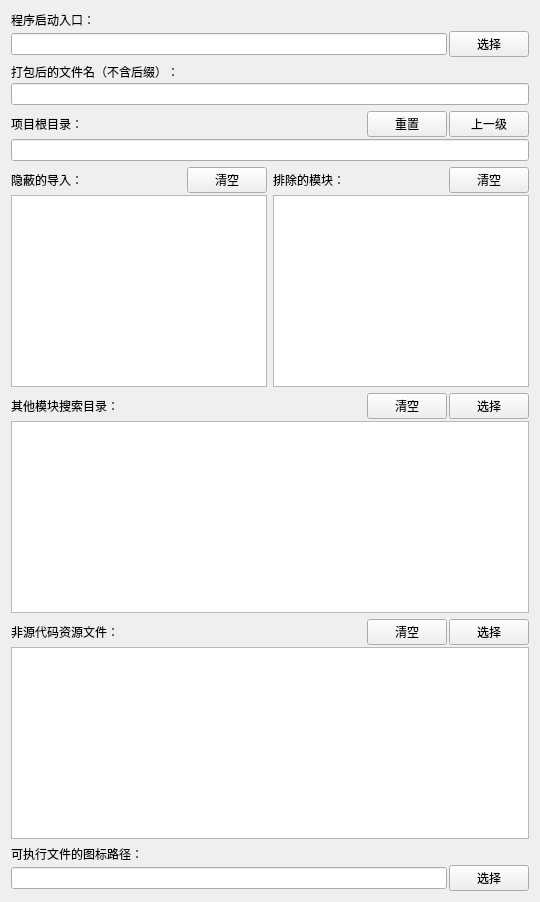
       <widget class="QWidget" name="tab_project_files">
        <attribute name="title">
         <string>项目文件</string>
        </attribute>
        <layout class="QVBoxLayout" name="verticalLayout_29">
         <item>
          <layout class="QVBoxLayout" name="verticalLayout_28">
           <item>
            <layout class="QVBoxLayout" name="verticalLayout_2">
             <property name="spacing">
              <number>2</number>
             </property>
             <item>
              <widget class="QLabel" name="label">
               <property name="text">
                <string>程序启动入口：</string>
               </property>
              </widget>
             </item>
             <item>
              <layout class="QHBoxLayout" name="horizontalLayout_3" stretch="1,0">
               <item>
                <widget class="QLineEdit" name="le_program_entry_old">
                 <property name="contextMenuPolicy">
                  <enum>Qt::NoContextMenu</enum>
                 </property>
                 <property name="toolTip">
                  <string>要打包的程序的启动入口(*.py *.pyw *.pyc *.spec)，此项必填。
如果指定了SPEC文件，则以下绝大部分项目文件及生成控制都将不生效。</string>
                 </property>
                </widget>
               </item>
               <item>
                <widget class="QPushButton" name="pb_select_program_entry">
                 <property name="text">
                  <string>选择</string>
                 </property>
                </widget>
               </item>
              </layout>
             </item>
            </layout>
           </item>
           <item>
            <layout class="QVBoxLayout" name="verticalLayout_19">
             <property name="spacing">
              <number>2</number>
             </property>
             <item>
              <widget class="QLabel" name="label_13">
               <property name="text">
                <string>打包后的文件名（不含后缀）：</string>
               </property>
              </widget>
             </item>
             <item>
              <widget class="QLineEdit" name="le_output_name">
               <property name="contextMenuPolicy">
                <enum>Qt::NoContextMenu</enum>
               </property>
               <property name="toolTip">
                <string>对应选项：-n, --name
打包完成后的 exe 可执行文件文件的名称，此项留空则使用程序启动入口文件名。</string>
               </property>
              </widget>
             </item>
            </layout>
           </item>
           <item>
            <layout class="QVBoxLayout" name="verticalLayout">
             <property name="spacing">
              <number>2</number>
             </property>
             <item>
              <layout class="QHBoxLayout" name="horizontalLayout_20" stretch="1,0,0">
               <item>
                <widget class="QLabel" name="label_2">
                 <property name="text">
                  <string>项目根目录：</string>
                 </property>
                </widget>
               </item>
               <item>
                <widget class="QPushButton" name="pb_reset_root_level">
                 <property name="toolTip">
                  <string>将项目根目录重置为程序启动入口所在目录。</string>
                 </property>
                 <property name="text">
                  <string>重置</string>
                 </property>
                </widget>
               </item>
               <item>
                <widget class="QPushButton" name="pb_up_level_root">
                 <property name="toolTip">
                  <string>将项目根目录向上移一级。</string>
                 </property>
                 <property name="text">
                  <string>上一级</string>
                 </property>
                </widget>
               </item>
              </layout>
             </item>
             <item>
              <widget class="QLineEdit" name="le_project_root">
               <property name="contextMenuPolicy">
                <enum>Qt::NoContextMenu</enum>
               </property>
               <property name="toolTip">
                <string>当前的项目根目录，选择程序启动入口文件后自动确定。</string>
               </property>
               <property name="readOnly">
                <bool>true</bool>
               </property>
              </widget>
             </item>
            </layout>
           </item>
           <item>
            <layout class="QHBoxLayout" name="horizontalLayout_31">
             <item>
              <layout class="QVBoxLayout" name="verticalLayout_5">
               <property name="spacing">
                <number>2</number>
               </property>
               <item>
                <layout class="QHBoxLayout" name="horizontalLayout_19" stretch="1,0">
                 <item>
                  <widget class="QLabel" name="label_26">
                   <property name="text">
                    <string>隐蔽的导入：</string>
                   </property>
                  </widget>
                 </item>
                 <item>
                  <widget class="QPushButton" name="pb_clear_hidden_imports">
                   <property name="text">
                    <string>清空</string>
                   </property>
                  </widget>
                 </item>
                </layout>
               </item>
               <item>
                <widget class="QPlainTextEdit" name="pte_hidden_imports">
                 <property name="contextMenuPolicy">
                  <enum>Qt::NoContextMenu</enum>
                 </property>
                 <property name="toolTip">
                  <string>对应选项：--hidden-import, --hiddenimport
某些模块可能会被通过隐蔽的方式导入导致 Pyinstaller 没有发现它，将没有被发现的模块名填入此处以使 Pyinstaller 主动包含这些模块。
每行一个模块名称，&quot;名称&quot;是指 Python 代码中 import 语句所使用的模块名称，区分大小写。</string>
                 </property>
                 <property name="lineWrapMode">
                  <enum>QPlainTextEdit::NoWrap</enum>
                 </property>
                </widget>
               </item>
              </layout>
             </item>
             <item>
              <layout class="QVBoxLayout" name="verticalLayout_17">
               <property name="spacing">
                <number>2</number>
               </property>
               <item>
                <layout class="QHBoxLayout" name="horizontalLayout_21" stretch="1,0">
                 <item>
                  <widget class="QLabel" name="label_27">
                   <property name="text">
                    <string>排除的模块：</string>
                   </property>
                  </widget>
                 </item>
                 <item>
                  <widget class="QPushButton" name="pb_clear_exclude_module">
                   <property name="text">
                    <string>清空</string>
                   </property>
                  </widget>
                 </item>
                </layout>
               </item>
               <item>
                <widget class="QPlainTextEdit" name="pte_exclude_modules">
                 <property name="contextMenuPolicy">
                  <enum>Qt::NoContextMenu</enum>
                 </property>
                 <property name="toolTip">
                  <string>对应选项：--exclude-module
如果您不想让 Pyinstaller 打包某些模块，则请把模块名称填入此处，每行一个。
以上&quot;名称&quot;是指 Python 代码中 import 语句所使用的模块名称，区分大小写。</string>
                 </property>
                 <property name="lineWrapMode">
                  <enum>QPlainTextEdit::NoWrap</enum>
                 </property>
                </widget>
               </item>
              </layout>
             </item>
            </layout>
           </item>
           <item>
            <layout class="QVBoxLayout" name="verticalLayout_3">
             <property name="spacing">
              <number>2</number>
             </property>
             <item>
              <layout class="QHBoxLayout" name="horizontalLayout_5" stretch="1,0,0">
               <item>
                <widget class="QLabel" name="label_3">
                 <property name="text">
                  <string>其他模块搜索目录：</string>
                 </property>
                </widget>
               </item>
               <item>
                <widget class="QPushButton" name="pb_clear_module_search_path">
                 <property name="toolTip">
                  <string>清空其他模块搜索目录文本框。</string>
                 </property>
                 <property name="text">
                  <string>清空</string>
                 </property>
                </widget>
               </item>
               <item>
                <widget class="QPushButton" name="pb_select_module_search_path">
                 <property name="text">
                  <string>选择</string>
                 </property>
                </widget>
               </item>
              </layout>
             </item>
             <item>
              <widget class="QTextEdit" name="te_module_search_path_old">
               <property name="contextMenuPolicy">
                <enum>Qt::NoContextMenu</enum>
               </property>
              </widget>
             </item>
            </layout>
           </item>
           <item>
            <layout class="QVBoxLayout" name="verticalLayout_4">
             <property name="spacing">
              <number>2</number>
             </property>
             <item>
              <layout class="QHBoxLayout" name="horizontalLayout_6" stretch="1,0,0">
               <item>
                <widget class="QLabel" name="label_4">
                 <property name="text">
                  <string>非源代码资源文件：</string>
                 </property>
                </widget>
               </item>
               <item>
                <widget class="QPushButton" name="pb_clear_other_data">
                 <property name="text">
                  <string>清空</string>
                 </property>
                </widget>
               </item>
               <item>
                <widget class="QPushButton" name="pb_select_other_data">
                 <property name="text">
                  <string>选择</string>
                 </property>
                </widget>
               </item>
              </layout>
             </item>
             <item>
              <widget class="QTextEdit" name="te_other_data_old">
               <property name="contextMenuPolicy">
                <enum>Qt::NoContextMenu</enum>
               </property>
              </widget>
             </item>
            </layout>
           </item>
           <item>
            <layout class="QVBoxLayout" name="verticalLayout_8">
             <property name="spacing">
              <number>2</number>
             </property>
             <item>
              <widget class="QLabel" name="label_7">
               <property name="text">
                <string>可执行文件的图标路径：</string>
               </property>
              </widget>
             </item>
             <item>
              <layout class="QHBoxLayout" name="horizontalLayout_11" stretch="1,0">
               <item>
                <widget class="QLineEdit" name="le_file_icon_path_old">
                 <property name="contextMenuPolicy">
                  <enum>Qt::NoContextMenu</enum>
                 </property>
                </widget>
               </item>
               <item>
                <widget class="QPushButton" name="pb_select_file_icon">
                 <property name="text">
                  <string>选择</string>
                 </property>
                </widget>
               </item>
              </layout>
             </item>
            </layout>
           </item>
          </layout>
         </item>
        </layout>
       </widget>
